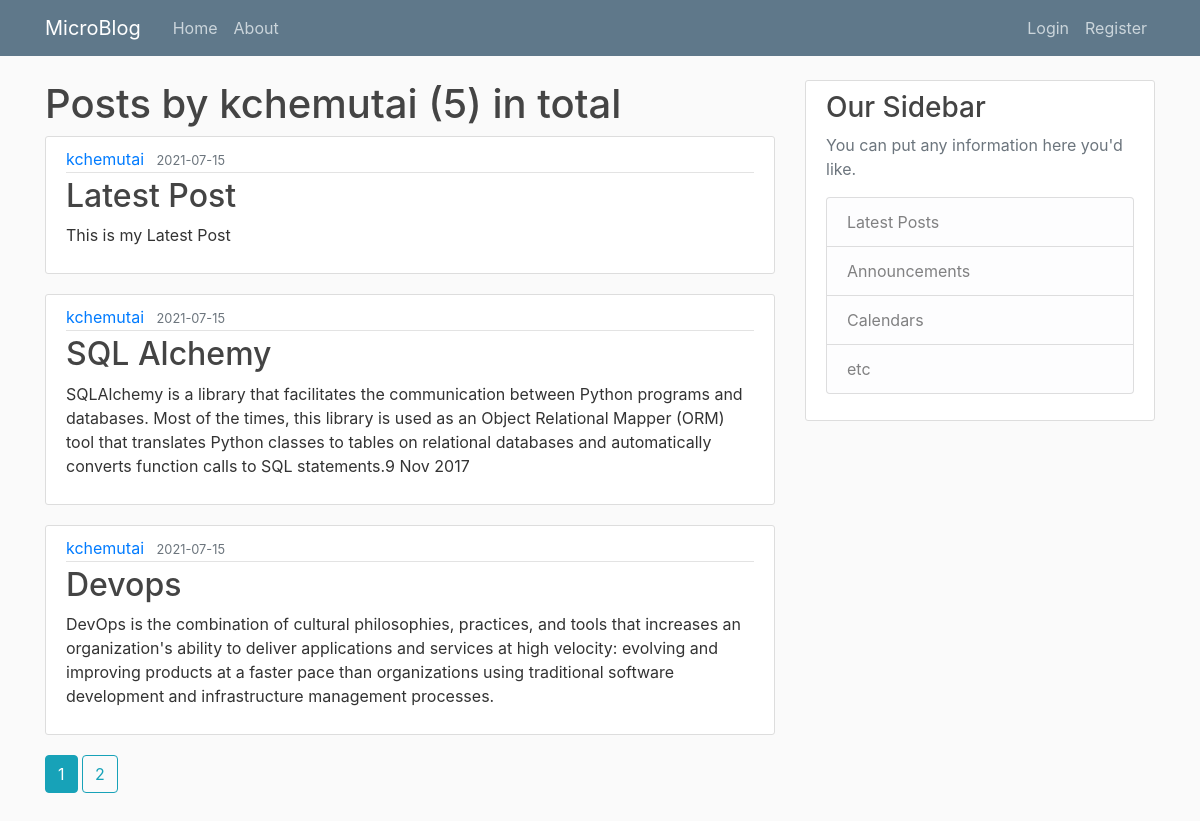
Before: /user/kchemutai with the older database file.
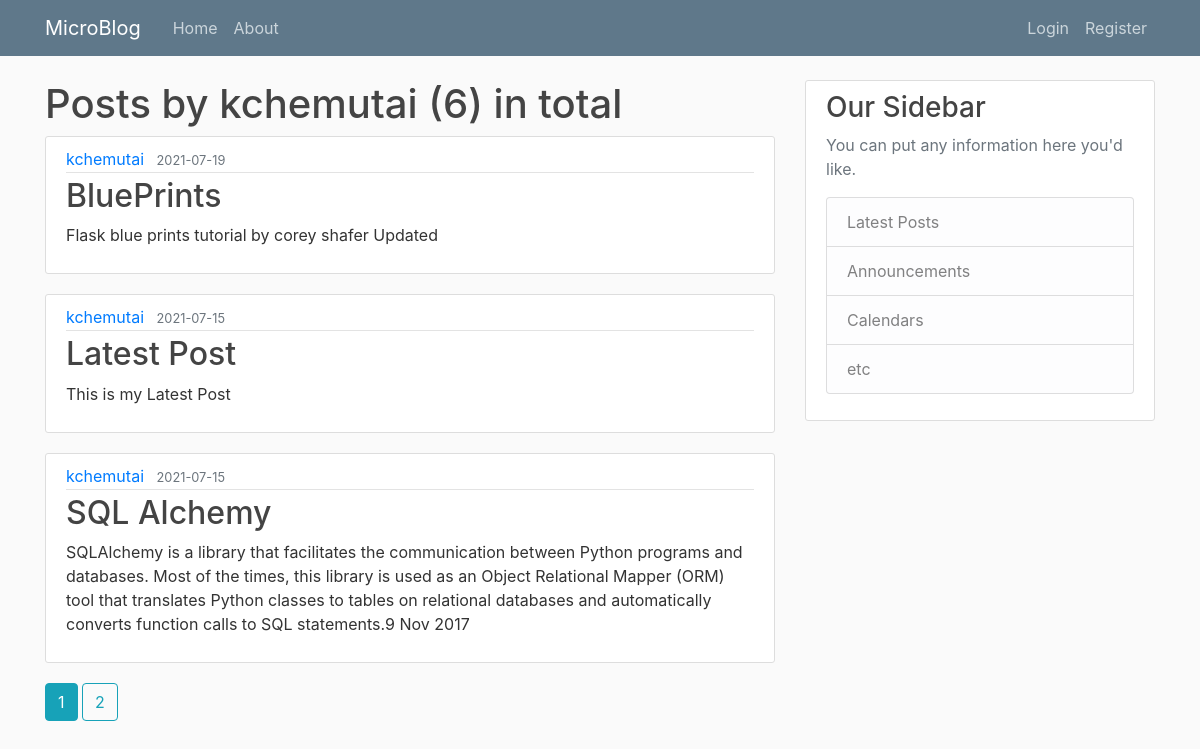
After: the same page with the newer database file.
### microblog/models.py (models this page shows, shortened)
class Post(db.Model):
    id = db.Column(db.Integer, primary_key=True)
    title = db.Column(db.String(60), nullable=False)
    content = db.Column(db.Text, nullable=False)
    date_posted = db.Column(db.DateTime, nullable=False,
                            default=datetime.utcnow)
    user_id = db.Column(db.Integer, db.ForeignKey('user.id'), nullable=False)

class User(db.Model, UserMixin):
    id = db.Column(db.Integer, primary_key=True)
    username = db.Column(db.String(30), unique=True, nullable=False)
    email = db.Column(db.String(120), unique=True, nullable=False)
    password = db.Column(db.String(60), nullable=False)
    image_file = db.Column(db.String(20), nullable=False,
                           default='default.jpg')
    posts = db.relationship('Post', backref='author', lazy=True)

### microblog/users/routes.py (the view)
@users_bp.route("/user/<string:username>")
def user_posts(username):
    page = request.args.get('page', 1, type=int)
    user = User.query.filter_by(username=username).first_or_404()
    posts = Post.query.filter_by(author=user) .order_by(
        Post.date_posted.desc()).paginate(page=page, per_page=3)
    return render_template('user_posts.html', posts=posts, user=user)

### microblog/templates/user_posts.html
{% extends "layout.html" %}
{% block content %}
<h1>Posts by {{user.username}} ({{posts.total}}) in total</h1>
{% for post in posts.items %}
<article class="media content-section">
    <div class="media-body">
        <div class="article-metadata">
            <a class="mr-2" href="{{ url_for('users_bp.user_posts', username=post.author.username) }}">{{ post.author.username
                }}</a>
            <small class="text-muted">{{ post.date_posted.strftime('%Y-%m-%d') }}</small>
        </div>
        <h2><a class="article-title" href="{{ url_for('posts_bp.view_post', post_id=post.id) }}">{{ post.title }}</a></h2>
        <p class="article-content">{{ post.content }}</p>
    </div>
</article>
{% endfor %}
{% for page_num in posts.iter_pages(left_edge=1, right_edge=1, left_current=1, right_current=2) %}
{% if page_num %}
{% if posts.page == page_num %}
<a class="btn btn-info mb-5"
    href="{{ url_for('users_bp.user_posts', page=page_num, username=user.username) }}">{{page_num}}</a>
{% else %}
<a class="btn btn-outline-info mb-5"
    href="{{ url_for('users_bp.user_posts', page=page_num, username=user.username) }}">{{page_num}}</a>
{% endif %}
{% else %}
...
{% endif %}
{% endfor %}
{% endblock content %}

Changed rows visible on the page:
no longer on this page (row unchanged): Post: author.username "kchemutai", date_posted "2021-07-15", title "Devops", content "DevOps is the combination of cultural philosophies, practices, and tools that increases an organization's ability to deliver applications and services at high velocity: evolving and improving products at a faster pace than organizations using traditional software development and infrastructure management processes."
added Post: author.username "kchemutai", date_posted "2021-07-19", title "BluePrints", content "Flask blue prints tutorial by corey shafer Updated"
Other visible differences:
{{ posts.total }}: "5" → "6"
